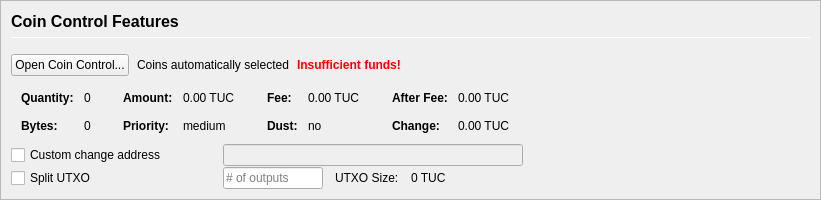
         <widget class="QFrame" name="frameCoinControl">
          <property name="sizePolicy">
           <sizepolicy hsizetype="Expanding" vsizetype="Expanding">
            <horstretch>0</horstretch>
            <verstretch>0</verstretch>
           </sizepolicy>
          </property>
          <property name="maximumSize">
           <size>
            <width>16777215</width>
            <height>16777215</height>
           </size>
          </property>
          <property name="frameShape">
           <enum>QFrame::StyledPanel</enum>
          </property>
          <property name="frameShadow">
           <enum>QFrame::Sunken</enum>
          </property>
          <layout class="QVBoxLayout" name="verticalLayoutCoinControl2">
           <property name="spacing">
            <number>0</number>
           </property>
           <property name="leftMargin">
            <number>0</number>
           </property>
           <property name="topMargin">
            <number>0</number>
           </property>
           <property name="rightMargin">
            <number>0</number>
           </property>
           <property name="bottomMargin">
            <number>0</number>
           </property>
           <item>
            <widget class="QFrame" name="frameCoinControl_BG">
             <layout class="QVBoxLayout" name="verticalLayoutCoinControl" stretch="0,0,0,0,0,0">
              <property name="spacing">
               <number>1</number>
              </property>
              <property name="leftMargin">
               <number>10</number>
              </property>
              <property name="topMargin">
               <number>10</number>
              </property>
              <item>
               <layout class="QHBoxLayout" name="horizontalLayoutCoinControl1">
                <property name="bottomMargin">
                 <number>15</number>
                </property>
                <item>
                 <layout class="QVBoxLayout" name="verticalLayout_3">
                  <property name="spacing">
                   <number>6</number>
                  </property>
                  <item>
                   <widget class="QLabel" name="labelCoinControlFeatures">
                    <property name="sizePolicy">
                     <sizepolicy hsizetype="Preferred" vsizetype="Maximum">
                      <horstretch>0</horstretch>
                      <verstretch>0</verstretch>
                     </sizepolicy>
                    </property>
                    <property name="minimumSize">
                     <size>
                      <width>0</width>
                      <height>20</height>
                     </size>
                    </property>
                    <property name="font">
                     <font>
                      <pointsize>12</pointsize>
                      <weight>75</weight>
                      <bold>true</bold>
                     </font>
                    </property>
                    <property name="styleSheet">
                     <string notr="true">font-weight:bold;</string>
                    </property>
                    <property name="text">
                     <string>Coin Control Features</string>
                    </property>
                   </widget>
                  </item>
                  <item>
                   <widget class="Line" name="line">
                    <property name="minimumSize">
                     <size>
                      <width>0</width>
                      <height>1</height>
                     </size>
                    </property>
                    <property name="maximumSize">
                     <size>
                      <width>16777215</width>
                      <height>1</height>
                     </size>
                    </property>
                    <property name="orientation">
                     <enum>Qt::Horizontal</enum>
                    </property>
                   </widget>
                  </item>
                 </layout>
                </item>
               </layout>
              </item>
              <item>
               <layout class="QHBoxLayout" name="horizontalLayoutCoinControl2" stretch="0,0,0,0">
                <property name="spacing">
                 <number>8</number>
                </property>
                <property name="bottomMargin">
                 <number>10</number>
                </property>
                <item>
                 <widget class="QPushButton" name="pushButtonCoinControl">
                  <property name="styleSheet">
                   <string notr="true"/>
                  </property>
                  <property name="text">
                   <string>Open Coin Control...</string>
                  </property>
                  <property name="autoDefault">
                   <bool>false</bool>
                  </property>
                 </widget>
                </item>
                <item>
                 <widget class="QLabel" name="labelCoinControlAutomaticallySelected">
                  <property name="text">
                   <string>Coins automatically selected</string>
                  </property>
                  <property name="margin">
                   <number>5</number>
                  </property>
                 </widget>
                </item>
                <item>
                 <widget class="QLabel" name="labelCoinControlInsuffFunds">
                  <property name="font">
                   <font>
                    <weight>75</weight>
                    <bold>true</bold>
                   </font>
                  </property>
                  <property name="styleSheet">
                   <string notr="true">color:red;font-weight:bold;</string>
                  </property>
                  <property name="text">
                   <string>Insufficient funds!</string>
                  </property>
                  <property name="margin">
                   <number>5</number>
                  </property>
                 </widget>
                </item>
                <item>
                 <spacer name="horizontalSpacerCoinControl">
                  <property name="orientation">
                   <enum>Qt::Horizontal</enum>
                  </property>
                  <property name="sizeHint" stdset="0">
                   <size>
                    <width>40</width>
                    <height>1</height>
                   </size>
                  </property>
                 </spacer>
                </item>
               </layout>
              </item>
              <item>
               <widget class="QWidget" name="widgetCoinControl" native="true">
                <property name="sizePolicy">
                 <sizepolicy hsizetype="Preferred" vsizetype="Preferred">
                  <horstretch>0</horstretch>
                  <verstretch>0</verstretch>
                 </sizepolicy>
                </property>
                <property name="minimumSize">
                 <size>
                  <width>0</width>
                  <height>0</height>
                 </size>
                </property>
                <property name="styleSheet">
                 <string notr="true"/>
                </property>
                <layout class="QHBoxLayout" name="horizontalLayoutCoinControl5">
                 <property name="leftMargin">
                  <number>0</number>
                 </property>
                 <property name="topMargin">
                  <number>0</number>
                 </property>
                 <property name="rightMargin">
                  <number>0</number>
                 </property>
                 <property name="bottomMargin">
                  <number>0</number>
                 </property>
                 <item>
                  <layout class="QHBoxLayout" name="horizontalLayoutCoinControl3" stretch="0,0,0,1">
                   <property name="spacing">
                    <number>20</number>
                   </property>
                   <property name="topMargin">
                    <number>0</number>
                   </property>
                   <property name="bottomMargin">
                    <number>10</number>
                   </property>
                   <item>
                    <layout class="QFormLayout" name="formLayoutCoinControl1">
                     <property name="horizontalSpacing">
                      <number>10</number>
                     </property>
                     <property name="verticalSpacing">
                      <number>14</number>
                     </property>
                     <property name="leftMargin">
                      <number>10</number>
                     </property>
                     <property name="topMargin">
                      <number>4</number>
                     </property>
                     <property name="rightMargin">
                      <number>6</number>
                     </property>
                     <item row="0" column="0">
                      <widget class="QLabel" name="labelCoinControlQuantityText">
                       <property name="font">
                        <font>
                         <weight>75</weight>
                         <bold>true</bold>
                        </font>
                       </property>
                       <property name="text">
                        <string>Quantity:</string>
                       </property>
                       <property name="margin">
                        <number>0</number>
                       </property>
                      </widget>
                     </item>
                     <item row="0" column="1">
                      <widget class="QLabel" name="labelCoinControlQuantity">
                       <property name="cursor">
                        <cursorShape>IBeamCursor</cursorShape>
                       </property>
                       <property name="contextMenuPolicy">
                        <enum>Qt::ActionsContextMenu</enum>
                       </property>
                       <property name="text">
                        <string notr="true">0</string>
                       </property>
                       <property name="margin">
                        <number>0</number>
                       </property>
                       <property name="textInteractionFlags">
                        <set>Qt::LinksAccessibleByMouse|Qt::TextSelectableByKeyboard|Qt::TextSelectableByMouse</set>
                       </property>
                      </widget>
                     </item>
                     <item row="1" column="0">
                      <widget class="QLabel" name="labelCoinControlBytesText">
                       <property name="font">
                        <font>
                         <weight>75</weight>
                         <bold>true</bold>
                        </font>
                       </property>
                       <property name="text">
                        <string>Bytes:</string>
                       </property>
                      </widget>
                     </item>
                     <item row="1" column="1">
                      <widget class="QLabel" name="labelCoinControlBytes">
                       <property name="cursor">
                        <cursorShape>IBeamCursor</cursorShape>
                       </property>
                       <property name="contextMenuPolicy">
                        <enum>Qt::ActionsContextMenu</enum>
                       </property>
                       <property name="text">
                        <string notr="true">0</string>
                       </property>
                       <property name="textInteractionFlags">
                        <set>Qt::LinksAccessibleByMouse|Qt::TextSelectableByKeyboard|Qt::TextSelectableByMouse</set>
                       </property>
                      </widget>
                     </item>
                    </layout>
                   </item>
                   <item>
                    <layout class="QFormLayout" name="formLayoutCoinControl2">
                     <property name="horizontalSpacing">
                      <number>10</number>
                     </property>
                     <property name="verticalSpacing">
                      <number>14</number>
                     </property>
                     <property name="leftMargin">
                      <number>6</number>
                     </property>
                     <property name="topMargin">
                      <number>4</number>
                     </property>
                     <property name="rightMargin">
                      <number>6</number>
                     </property>
                     <item row="0" column="0">
                      <widget class="QLabel" name="labelCoinControlAmountText">
                       <property name="font">
                        <font>
                         <weight>75</weight>
                         <bold>true</bold>
                        </font>
                       </property>
                       <property name="text">
                        <string>Amount:</string>
                       </property>
                       <property name="margin">
                        <number>0</number>
                       </property>
                      </widget>
                     </item>
                     <item row="0" column="1">
                      <widget class="QLabel" name="labelCoinControlAmount">
                       <property name="cursor">
                        <cursorShape>IBeamCursor</cursorShape>
                       </property>
                       <property name="contextMenuPolicy">
                        <enum>Qt::ActionsContextMenu</enum>
                       </property>
                       <property name="text">
                        <string notr="true">0.00 TUC</string>
                       </property>
                       <property name="textInteractionFlags">
                        <set>Qt::LinksAccessibleByMouse|Qt::TextSelectableByKeyboard|Qt::TextSelectableByMouse</set>
                       </property>
                      </widget>
                     </item>
                     <item row="1" column="0">
                      <widget class="QLabel" name="labelCoinControlPriorityText">
                       <property name="font">
                        <font>
                         <weight>75</weight>
                         <bold>true</bold>
                        </font>
                       </property>
                       <property name="text">
                        <string>Priority:</string>
                       </property>
                      </widget>
                     </item>
                     <item row="1" column="1">
                      <widget class="QLabel" name="labelCoinControlPriority">
                       <property name="cursor">
                        <cursorShape>IBeamCursor</cursorShape>
                       </property>
                       <property name="contextMenuPolicy">
                        <enum>Qt::ActionsContextMenu</enum>
                       </property>
                       <property name="text">
                        <string>medium</string>
                       </property>
                       <property name="textInteractionFlags">
                        <set>Qt::LinksAccessibleByMouse|Qt::TextSelectableByKeyboard|Qt::TextSelectableByMouse</set>
                       </property>
                      </widget>
                     </item>
                    </layout>
                   </item>
                   <item>
                    <layout class="QFormLayout" name="formLayoutCoinControl3">
                     <property name="horizontalSpacing">
                      <number>10</number>
                     </property>
                     <property name="verticalSpacing">
                      <number>14</number>
                     </property>
                     <property name="leftMargin">
                      <number>6</number>
                     </property>
                     <property name="topMargin">
                      <number>4</number>
                     </property>
                     <property name="rightMargin">
                      <number>6</number>
                     </property>
                     <item row="0" column="0">
                      <widget class="QLabel" name="labelCoinControlFeeText">
                       <property name="font">
                        <font>
                         <weight>75</weight>
                         <bold>true</bold>
                        </font>
                       </property>
                       <property name="text">
                        <string>Fee:</string>
                       </property>
                       <property name="margin">
                        <number>0</number>
                       </property>
                      </widget>
                     </item>
                     <item row="0" column="1">
                      <widget class="QLabel" name="labelCoinControlFee">
                       <property name="cursor">
                        <cursorShape>IBeamCursor</cursorShape>
                       </property>
                       <property name="contextMenuPolicy">
                        <enum>Qt::ActionsContextMenu</enum>
                       </property>
                       <property name="text">
                        <string notr="true">0.00 TUC</string>
                       </property>
                       <property name="textInteractionFlags">
                        <set>Qt::LinksAccessibleByMouse|Qt::TextSelectableByKeyboard|Qt::TextSelectableByMouse</set>
                       </property>
                      </widget>
                     </item>
                     <item row="1" column="0">
                      <widget class="QLabel" name="labelCoinControlLowOutputText">
                       <property name="font">
                        <font>
                         <weight>75</weight>
                         <bold>true</bold>
                        </font>
                       </property>
                       <property name="text">
                        <string>Dust:</string>
                       </property>
                      </widget>
                     </item>
                     <item row="1" column="1">
                      <widget class="QLabel" name="labelCoinControlLowOutput">
                       <property name="cursor">
                        <cursorShape>IBeamCursor</cursorShape>
                       </property>
                       <property name="contextMenuPolicy">
                        <enum>Qt::ActionsContextMenu</enum>
                       </property>
                       <property name="text">
                        <string>no</string>
                       </property>
                       <property name="textInteractionFlags">
                        <set>Qt::LinksAccessibleByMouse|Qt::TextSelectableByKeyboard|Qt::TextSelectableByMouse</set>
                       </property>
                      </widget>
                     </item>
                    </layout>
                   </item>
                   <item>
                    <layout class="QFormLayout" name="formLayoutCoinControl4">
                     <property name="horizontalSpacing">
                      <number>10</number>
                     </property>
                     <property name="verticalSpacing">
                      <number>14</number>
                     </property>
                     <property name="leftMargin">
                      <number>6</number>
                     </property>
                     <property name="topMargin">
                      <number>4</number>
                     </property>
                     <property name="rightMargin">
                      <number>6</number>
                     </property>
                     <item row="0" column="0">
                      <widget class="QLabel" name="labelCoinControlAfterFeeText">
                       <property name="font">
                        <font>
                         <weight>75</weight>
                         <bold>true</bold>
                        </font>
                       </property>
                       <property name="text">
                        <string>After Fee:</string>
                       </property>
                       <property name="margin">
                        <number>0</number>
                       </property>
                      </widget>
                     </item>
                     <item row="0" column="1">
                      <widget class="QLabel" name="labelCoinControlAfterFee">
                       <property name="cursor">
                        <cursorShape>IBeamCursor</cursorShape>
                       </property>
                       <property name="contextMenuPolicy">
                        <enum>Qt::ActionsContextMenu</enum>
                       </property>
                       <property name="text">
                        <string notr="true">0.00 TUC</string>
                       </property>
                       <property name="textInteractionFlags">
                        <set>Qt::LinksAccessibleByMouse|Qt::TextSelectableByKeyboard|Qt::TextSelectableByMouse</set>
                       </property>
                      </widget>
                     </item>
                     <item row="1" column="0">
                      <widget class="QLabel" name="labelCoinControlChangeText">
                       <property name="font">
                        <font>
                         <weight>75</weight>
                         <bold>true</bold>
                        </font>
                       </property>
                       <property name="text">
                        <string>Change:</string>
                       </property>
                      </widget>
                     </item>
                     <item row="1" column="1">
                      <widget class="QLabel" name="labelCoinControlChange">
                       <property name="cursor">
                        <cursorShape>IBeamCursor</cursorShape>
                       </property>
                       <property name="contextMenuPolicy">
                        <enum>Qt::ActionsContextMenu</enum>
                       </property>
                       <property name="text">
                        <string notr="true">0.00 TUC</string>
                       </property>
                       <property name="textInteractionFlags">
                        <set>Qt::LinksAccessibleByMouse|Qt::TextSelectableByKeyboard|Qt::TextSelectableByMouse</set>
                       </property>
                      </widget>
                     </item>
                    </layout>
                   </item>
                  </layout>
                 </item>
                </layout>
               </widget>
              </item>
              <item>
               <layout class="QHBoxLayout" name="horizontalLayoutCoinControl4">
                <property name="spacing">
                 <number>12</number>
                </property>
                <property name="sizeConstraint">
                 <enum>QLayout::SetDefaultConstraint</enum>
                </property>
                <property name="topMargin">
                 <number>0</number>
                </property>
                <property name="rightMargin">
                 <number>0</number>
                </property>
                <item>
                 <widget class="QCheckBox" name="checkBoxCoinControlChange">
                  <property name="sizePolicy">
                   <sizepolicy hsizetype="Preferred" vsizetype="Preferred">
                    <horstretch>0</horstretch>
                    <verstretch>0</verstretch>
                   </sizepolicy>
                  </property>
                  <property name="minimumSize">
                   <size>
                    <width>200</width>
                    <height>0</height>
                   </size>
                  </property>
                  <property name="maximumSize">
                   <size>
                    <width>200</width>
                    <height>16777215</height>
                   </size>
                  </property>
                  <property name="toolTip">
                   <string>If this is activated, but the change address is empty or invalid, change will be sent to a newly generated address.</string>
                  </property>
                  <property name="text">
                   <string>Custom change address</string>
                  </property>
                 </widget>
                </item>
                <item>
                 <widget class="QValidatedLineEdit" name="lineEditCoinControlChange">
                  <property name="enabled">
                   <bool>false</bool>
                  </property>
                  <property name="sizePolicy">
                   <sizepolicy hsizetype="Preferred" vsizetype="Preferred">
                    <horstretch>0</horstretch>
                    <verstretch>0</verstretch>
                   </sizepolicy>
                  </property>
                  <property name="minimumSize">
                   <size>
                    <width>300</width>
                    <height>0</height>
                   </size>
                  </property>
                 </widget>
                </item>
                <item>
                 <widget class="QLabel" name="labelCoinControlChangeLabel">
                  <property name="sizePolicy">
                   <sizepolicy hsizetype="Preferred" vsizetype="Preferred">
                    <horstretch>0</horstretch>
                    <verstretch>0</verstretch>
                   </sizepolicy>
                  </property>
                  <property name="minimumSize">
                   <size>
                    <width>100</width>
                    <height>0</height>
                   </size>
                  </property>
                  <property name="text">
                   <string/>
                  </property>
                  <property name="margin">
                   <number>3</number>
                  </property>
                 </widget>
                </item>
               </layout>
              </item>
              <item>
               <layout class="QHBoxLayout" name="horizontalLayoutCoinControl6">
                <property name="spacing">
                 <number>12</number>
                </property>
                <property name="rightMargin">
                 <number>0</number>
                </property>
                <item>
                 <widget class="QCheckBox" name="splitBlockCheckBox">
                  <property name="sizePolicy">
                   <sizepolicy hsizetype="Preferred" vsizetype="Preferred">
                    <horstretch>0</horstretch>
                    <verstretch>0</verstretch>
                   </sizepolicy>
                  </property>
                  <property name="minimumSize">
                   <size>
                    <width>200</width>
                    <height>0</height>
                   </size>
                  </property>
                  <property name="maximumSize">
                   <size>
                    <width>200</width>
                    <height>16777215</height>
                   </size>
                  </property>
                  <property name="text">
                   <string>Split UTXO</string>
                  </property>
                 </widget>
                </item>
                <item>
                 <widget class="QLineEdit" name="splitBlockLineEdit">
                  <property name="sizePolicy">
                   <sizepolicy hsizetype="Preferred" vsizetype="Preferred">
                    <horstretch>50</horstretch>
                    <verstretch>0</verstretch>
                   </sizepolicy>
                  </property>
                  <property name="minimumSize">
                   <size>
                    <width>100</width>
                    <height>0</height>
                   </size>
                  </property>
                  <property name="maximumSize">
                   <size>
                    <width>100</width>
                    <height>16777215</height>
                   </size>
                  </property>
                  <property name="placeholderText">
                   <string># of outputs</string>
                  </property>
                 </widget>
                </item>
                <item>
                 <widget class="QLabel" name="labelBlockSizeText">
                  <property name="text">
                   <string>UTXO Size:</string>
                  </property>
                 </widget>
                </item>
                <item>
                 <widget class="QLabel" name="labelBlockSize">
                  <property name="text">
                   <string>0 TUC</string>
                  </property>
                 </widget>
                </item>
                <item>
                 <spacer name="horizontalSpacer_7">
                  <property name="orientation">
                   <enum>Qt::Horizontal</enum>
                  </property>
                  <property name="sizeHint" stdset="0">
                   <size>
                    <width>40</width>
                    <height>20</height>
                   </size>
                  </property>
                 </spacer>
                </item>
               </layout>
              </item>
              <item>
               <spacer name="verticalSpacerCoinControl">
                <property name="orientation">
                 <enum>Qt::Vertical</enum>
                </property>
                <property name="sizeHint" stdset="0">
                 <size>
                  <width>800</width>
                  <height>1</height>
                 </size>
                </property>
               </spacer>
              </item>
             </layout>
            </widget>
           </item>
          </layout>
         </widget>
